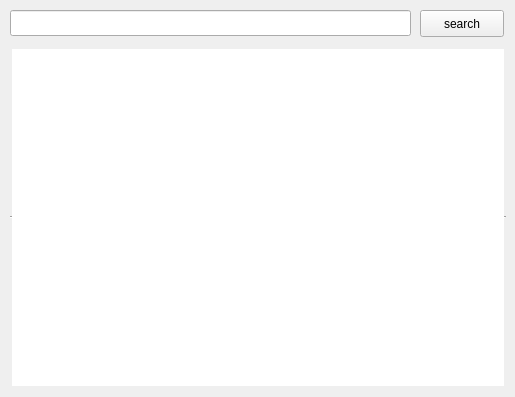
             <widget class="QWidget" name="tab_all">
              <attribute name="title">
               <string>ALL</string>
              </attribute>
              <widget class="QListWidget" name="listWidget_shot_allfile">
               <property name="geometry">
                <rect>
                 <x>10</x>
                 <y>47</y>
                 <width>496</width>
                 <height>341</height>
                </rect>
               </property>
               <property name="font">
                <font>
                 <pointsize>13</pointsize>
                 <bold>false</bold>
                </font>
               </property>
               <property name="frameShape">
                <enum>QFrame::HLine</enum>
               </property>
               <property name="midLineWidth">
                <number>0</number>
               </property>
               <property name="dragEnabled">
                <bool>false</bool>
               </property>
               <property name="defaultDropAction">
                <enum>Qt::MoveAction</enum>
               </property>
               <property name="movement">
                <enum>QListView::Static</enum>
               </property>
               <property name="isWrapping" stdset="0">
                <bool>false</bool>
               </property>
               <property name="layoutMode">
                <enum>QListView::SinglePass</enum>
               </property>
               <property name="viewMode">
                <enum>QListView::ListMode</enum>
               </property>
               <property name="modelColumn">
                <number>0</number>
               </property>
               <property name="sortingEnabled">
                <bool>true</bool>
               </property>
              </widget>
              <widget class="QLineEdit" name="lineEdit_alllist_search">
               <property name="geometry">
                <rect>
                 <x>10</x>
                 <y>10</y>
                 <width>401</width>
                 <height>26</height>
                </rect>
               </property>
               <property name="font">
                <font>
                 <bold>false</bold>
                </font>
               </property>
              </widget>
              <widget class="QPushButton" name="pushButton_search">
               <property name="geometry">
                <rect>
                 <x>420</x>
                 <y>10</y>
                 <width>84</width>
                 <height>27</height>
                </rect>
               </property>
               <property name="text">
                <string>search</string>
               </property>
              </widget>
             </widget>
